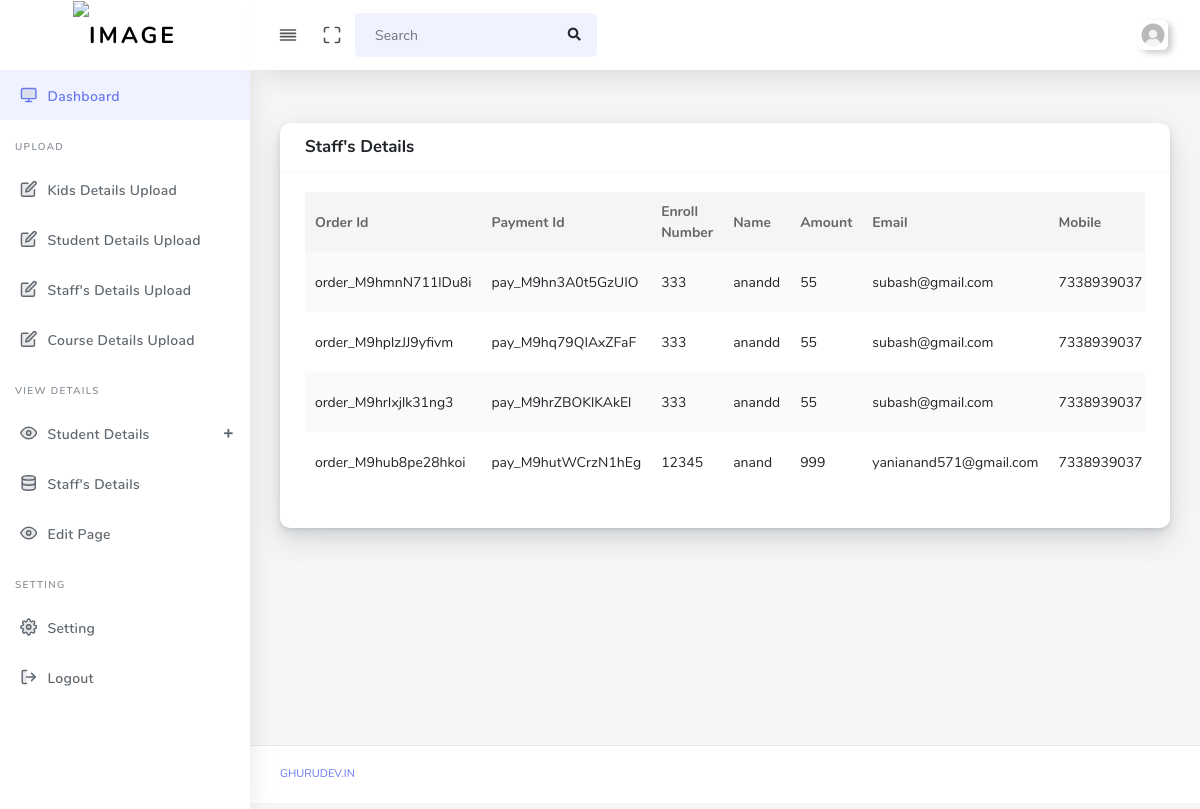
/main/student_payment_details, run on the app's committed database.
### tables this page shows
CREATE TABLE `student_payment` (
  `id` int(11) NOT NULL,
  `order_id` varchar(100) NOT NULL,
  `payment_id` varchar(100) NOT NULL,
  `enroll` varchar(1000) NOT NULL,
  `name` varchar(100) NOT NULL,
  `amount` longtext NOT NULL,
  `email` varchar(100) NOT NULL,
  `mobile` varchar(100) NOT NULL,
  `std_standard` varchar(100) NOT NULL,
  `status` varchar(100) NOT NULL
);

### application/controllers/Main.php (called while the page is built, shortened)
<?php
class Main extends CI_Controller
{
public function student_payment_details(){
    $this->load->model('Main_Model');
    $return['data'] = $this->Main_Model->student_pay_fetch();
    $this->load->view('admin/student_payment_details', $return);
}
}
?>

### index.php (called while the page is built, shortened)
<?php
require_once BASEPATH.'core/CodeIgniter.php';

### application/models/Main_Model.php (called while the page is built, shortened)
<?php
class Main_Model extends CI_Model {
public function student_pay_fetch(){
  return $this->db->get('student_payment')->result();
}
}
?>

### application/views/admin/student_payment_details.php (the view, shortened to what this page needs)
<!DOCTYPE html>
<html lang="en">
<head>
  <link rel="stylesheet" href="<?=  base_url() ?>admin/assets/css/app.min.css">
  <link rel="stylesheet" href="<?=  base_url() ?>admin/assets/bundles/datatables/datatables.min.css">
  <link rel="stylesheet" href="<?=  base_url() ?>admin/assets/bundles/datatables/DataTables-1.10.16/css/dataTables.bootstrap4.min.css">
  <link rel="stylesheet" href="<?=  base_url() ?>admin/assets/css/style.css">
  <link rel="stylesheet" href="<?=  base_url() ?>admin/assets/css/components.css">
  <link rel="stylesheet" href="<?=  base_url() ?>admin/assets/css/custom.css">
</head>
<body>
  <div id="app">
    <div class="main-wrapper main-wrapper-1">
      <div class="navbar-bg"></div>
      <nav class="navbar navbar-expand-lg main-navbar sticky">
        <div class="form-inline mr-auto">
          <ul class="navbar-nav mr-3">
            <li><a href="#" data-toggle="sidebar" class="nav-link nav-link-lg
									collapse-btn"> <i data-feather="align-justify"></i></a></li>
            <li><a href="#" class="nav-link nav-link-lg fullscreen-btn">
                <i data-feather="maximize"></i>
              </a></li>
            <li>
              <form class="form-inline mr-auto">
                <div class="search-element">
                  <input class="form-control" type="search" placeholder="Search" aria-label="Search" data-width="200">
                  <button class="btn" type="submit">
                    <i class="fas fa-search"></i>
                  </button>
                </div>
              </form>
            </li>
          </ul>
        </div>
        <ul class="navbar-nav navbar-right">
          <li class="dropdown"><a href="#" data-toggle="dropdown"
              class="nav-link dropdown-toggle nav-link-lg nav-link-user"> <img alt="image" src="<?= base_url() ?>admin/assets/img/profile-user/user-profile.jpg"
                class="user-img-radious-style"> <span class="d-sm-none d-lg-inline-block"></span></a>
              <?php
               $user=$this->session->userdata('user');
                   extract($user);
              ?>
          </li>
        </ul>
      </nav>
      <div class="main-sidebar sidebar-style-2">
        <aside id="sidebar-wrapper">
          <div class="sidebar-brand">
            <a href="<?=base_url('main/admin')?>"> <img alt="image" src="<?= base_url() ?>admin/assets/img/logo/cropped-LOGO-01.png" class="header-logo" />
            </a>
          </div>
          <ul class="sidebar-menu">
            <li class="dropdown active">
              <a href="<?=base_url('main/admin')?>" class="nav-link"><i data-feather="monitor"></i><span>Dashboard</span></a>
            </li>
            <li class="menu-header">Upload</li>
            <li class="dropdown"><a class="nav-link" href="<?= base_url('main/Kids_details_upload')  ?>"><i
                  data-feather="edit"></i><span>Kids Details Upload</span></a></li>
            <li class="dropdown">
              <a href="<?=  base_url('main/Student_details_upload/') ?>" class="nav-link"><i
                  data-feather="edit"></i><span>Student Details Upload</span></a>
            </li>
            <li class="dropdown">
              <a href="<?= base_url('main/Staff_details_upload/') ?>" class="nav-link"><i data-feather="edit"></i><span>Staff's Details Upload</span></a>
            </li>
            <li class="dropdown">
              <a href="#" class="nav-link"><i data-feather="edit"></i><span>Course Details Upload</span></a>
            </li>
            <li class="menu-header">View Details</li>
            <li class="dropdown">
              <a href="#" class="menu-toggle nav-link has-dropdown"><i data-feather="eye"></i><span>Student Details</span></a>
            </li>
            <li class="dropdown">
              <a href="<?= base_url('main/view_staff_details')  ?>" class="nav-link"><i
                  data-feather="database"></i><span>Staff's Details</span></a>
            </li>
            <li><a class="nav-link" href="<?= base_url('main/edit')  ?>"><i data-feather="eye"></i><span>Edit Page</span></a></li>
            <li class="menu-header">Setting</li>
            <li class="dropdown">
              <a href="#" class="nav-link"><i
                  data-feather="settings"></i><span>Setting</span></a>
            </li>
            <li class="dropdown">
              <a href="<?= base_url('main/admin_logout')  ?>" class="nav-link"><i
                  data-feather="log-out"></i><span>Logout</span></a>
            </li>
          </ul>
        </aside>
      </div>
      <div class="main-content">
        <section class="section">
          <div class="section-body">
            <div class="row">
              <div class="col-12">
                <div class="card">
                  <div class="card-header">
                    <h4>Staff's Details</h4>
                  </div>
                  <div class="card-body">
                    <div class="table-responsive">
                      <table class="table table-striped" id="table-1">
                        <thead>
                          <tr>
                            <th>Order Id</th>
                            <th>Payment Id</th>
                            <th>Enroll Number</th>
                            <th>Name</th>
                            <th>Amount</th>
                            <th>Email</th>
                            <th>Mobile</th>
                          </tr>
                        </thead>
                        <tbody>
                          <?php
                             if(isset($data)){
                              foreach($data as $row){
                                  ?>
                          <tr>
                            <td><?= $row->order_id?></td>
                            <td><?= $row->payment_id  ?></td>
                            <td><?= $row->enroll  ?></td>
                            <td><?= $row->name  ?></td>
                            <td><?= $row->amount ?></td>
                            <td><?= $row->email  ?></td>
                            <td><?= $row->mobile  ?></td>
                          </tr>
                          <?php
                              }
                            }
                          ?>
                        </tbody>
                      </table>
                    </div>
                  </div>
                </div>
              </div>
            </div>
          </div>
        </section>
      </div>
      <footer class="main-footer">
        <div class="footer-left">
          <a href="#">ghurudev.in</a></a>
        </div>
      </footer>
    </div>
  </div>
</body>
</html>

### data on the page
student_payment: order "order_M9hmnN711lDu8i", payment "pay_M9hn3A0t5GzUIO", enroll "333", name "anandd", amount "55", email "subash@gmail.com", mobile "7338939037"
student_payment: order "order_M9hplzJJ9yfivm", payment "pay_M9hq79QIAxZFaF", enroll "333", name "anandd", amount "55", email "subash@gmail.com", mobile "7338939037"
student_payment: order "order_M9hrIxjlk31ng3", payment "pay_M9hrZBOKlKAkEl", enroll "333", name "anandd", amount "55", email "subash@gmail.com", mobile "7338939037"
student_payment: order "order_M9hub8pe28hkoi", payment "pay_M9hutWCrzN1hEg", enroll "12345", name "anand", amount "999", email "yanianand571@gmail.com", mobile "7338939037"
